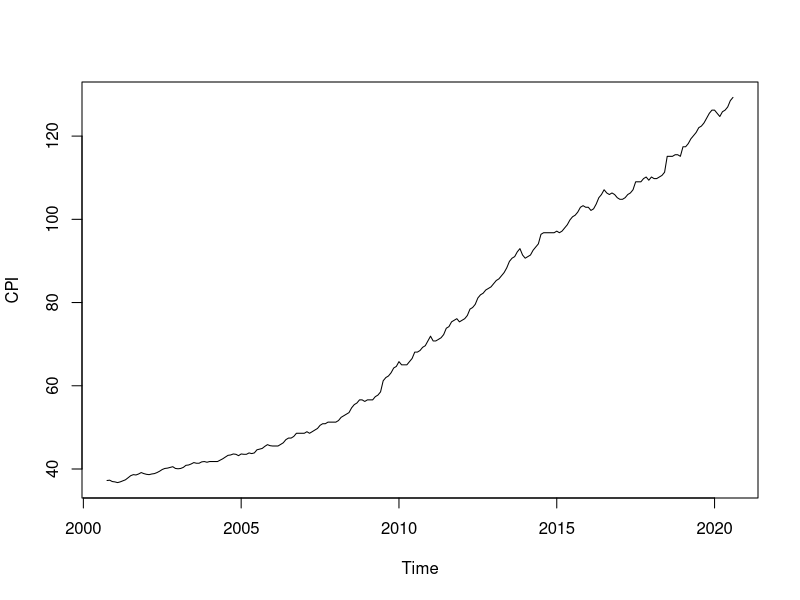
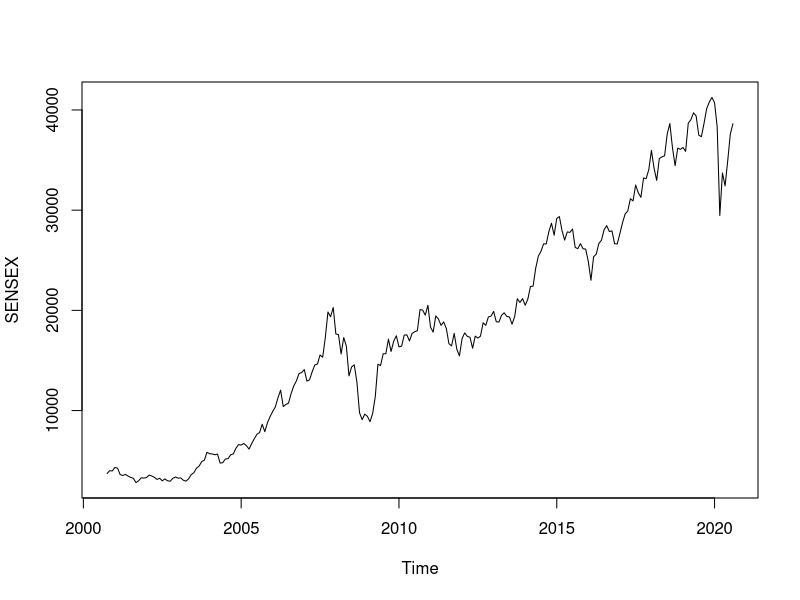
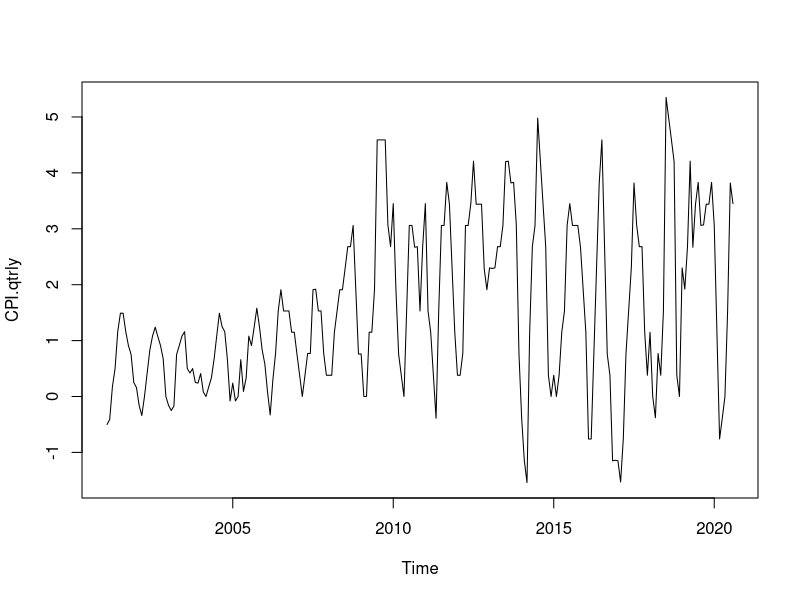
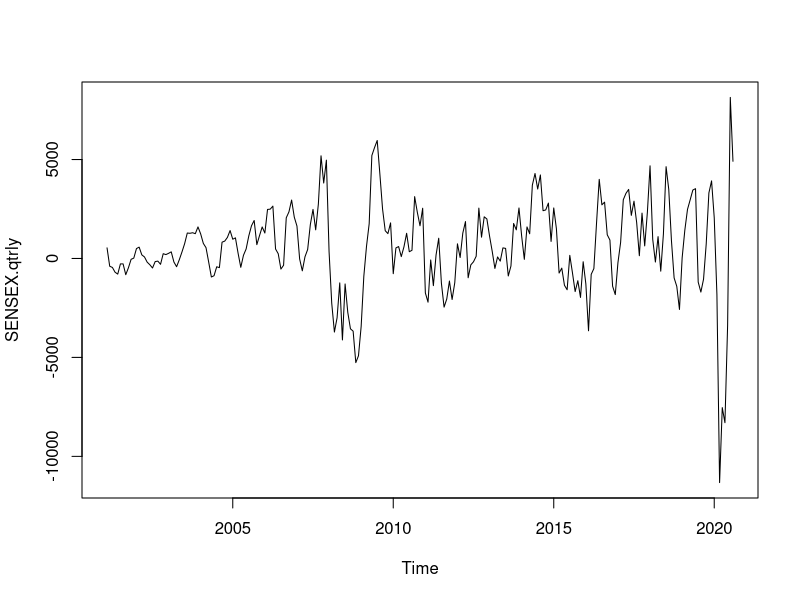
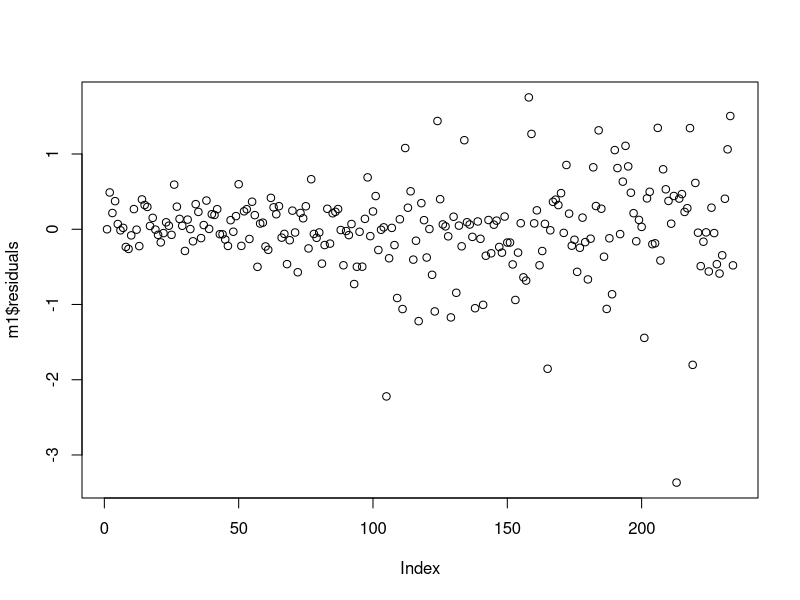
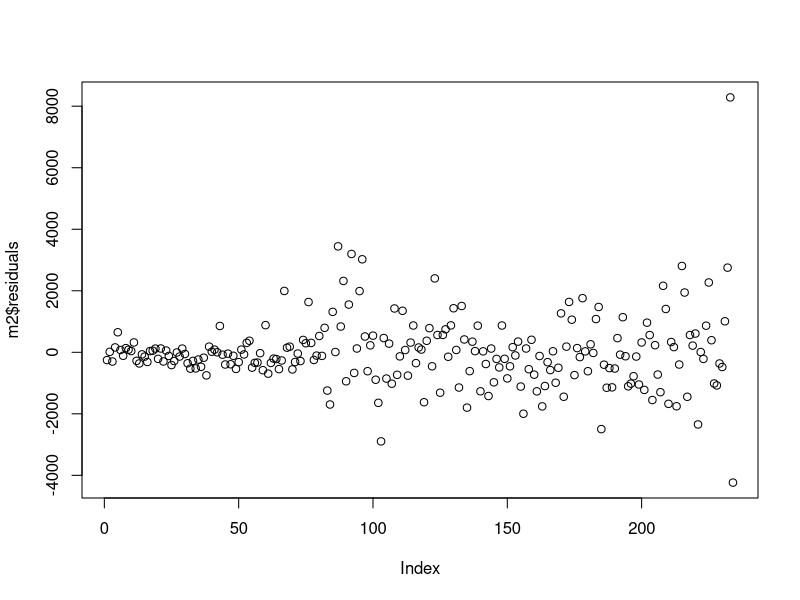
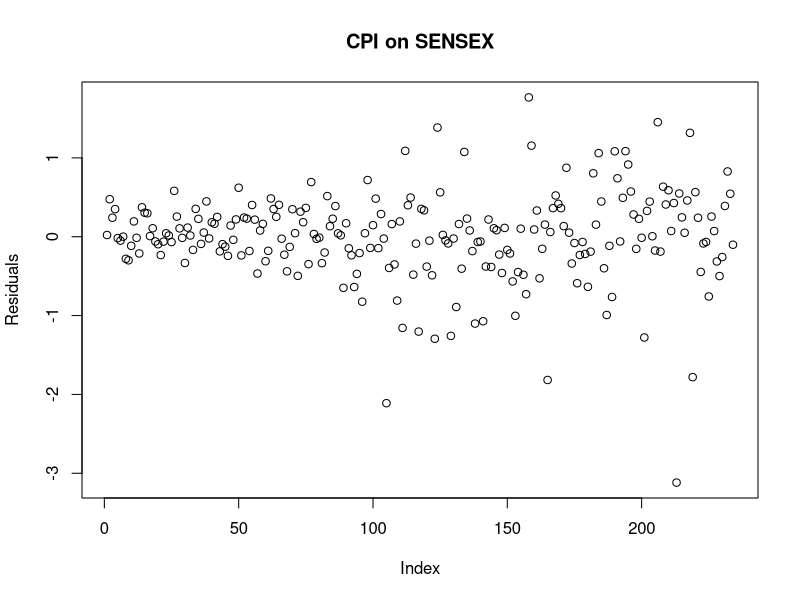
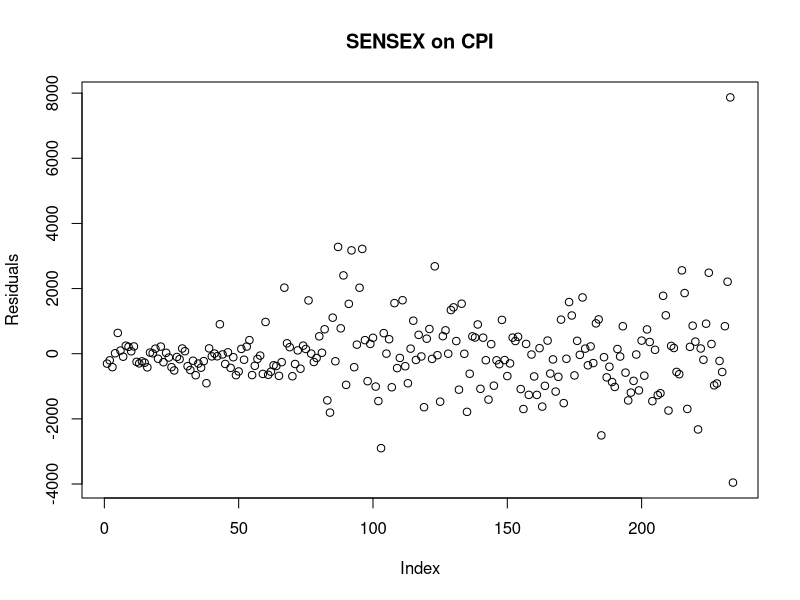

These charts were generated, in order, by the following R code:
## ---- chunk 1
dat.gold <- read.csv("GoldUP.csv")
CPI.dat <- dat.gold$CPI
SENSEX.dat <- dat.gold$Sensex

CPI.dat <- ts(CPI.dat, start = c(2000,10),  frequency = 12)
SENSEX.dat <- ts(SENSEX.dat, start = c(2000,10),  frequency = 12)
## ---- chunk 2
## CPI Data
summary(CPI.dat)

# SENSEX Data
summary(SENSEX.dat)
## ---- chunk 3

    library(tseries)


    # Test for Stationarity
    plot.ts(CPI.dat, ylab = "CPI")
    adf.test(CPI.dat)
## ---- chunk 4

    # Test for Stationarity
    plot.ts(SENSEX.dat, ylab = "SENSEX")
    adf.test(SENSEX.dat)
## ---- chunk 5
library(lmtest)

grangertest(CPI.dat, SENSEX.dat)
grangertest(SENSEX.dat, CPI.dat)
## ---- chunk 6

# For CPI
CPI.qtrly <- diff(CPI.dat, lag = 4)
plot.ts(CPI.qtrly)
adf.test(CPI.qtrly)

# For SENSEX
SENSEX.qtrly <- diff(SENSEX.dat, lag = 4)
plot.ts(SENSEX.qtrly)
adf.test(SENSEX.qtrly)
## ---- chunk 7

# Preparing the data
Y <- CPI.dat
X <- SENSEX.dat
# Computing Lags
Y.lag1 <- stats::lag(Y)
X.lag1 <- stats::lag(X)
Y.lag2 <- stats::lag(Y, k=2)
X.lag2 <- stats::lag(X, k=2)
Y.lag3 <- stats::lag(Y, k=3)
X.lag3 <- stats::lag(X, k=3)
Y.lag4 <- stats::lag(Y, k=4)
X.lag4 <- stats::lag(X, k=4)

# Fixing the lags
X <- X[1:(length(X)-5)]
X.lag1 <- X.lag1[2:(length(X.lag1)-4)]
X.lag2 <- X.lag2[3:(length(X.lag2)-3)]
X.lag3 <- X.lag3[4:(length(X.lag3)-2)]
X.lag4 <- X.lag4[5:(length(X.lag4)-1)]

Y <- Y[1:(length(Y)-5)]
Y.lag1 <- Y.lag1[2:(length(Y.lag1)-4)]
Y.lag2 <- Y.lag2[3:(length(Y.lag2)-3)]
Y.lag3 <- Y.lag3[4:(length(Y.lag3)-2)]
Y.lag4 <- Y.lag4[5:(length(Y.lag4)-1)]

## Direction 1 
m1 <- lm(Y~X+Y.lag1+Y.lag2+Y.lag3+Y.lag4)
summary(m1)

# Directrion 2
m2 <- lm(X~Y+X.lag1+X.lag2+X.lag3+X.lag4)
summary(m2)
## ---- chunk 8
# For Direction - 1
plot(m1$residuals)
adf.test(m1$residuals)

# For Direction - 2
plot(m2$residuals)
adf.test(m2$residuals)
## ---- chunk 9

## Direction 1 
m1 <- lm(Y~X+X.lag1+Y.lag1+Y.lag2+Y.lag3+Y.lag4)
summary(m1)

## Directrion 2
m2 <- lm(X~Y+Y.lag1+X.lag1+X.lag2+X.lag3+X.lag4)
summary(m2)


## ---- chunk 10

# For Direction - 1
plot(m1$residuals, ylab = "Residuals", main = "CPI on SENSEX")
adf.test(m1$residuals)

# For Direction - 2
plot(m2$residuals, ylab = "Residuals", main = "SENSEX on CPI")
adf.test(m2$residuals)
## ---- chunk 11
# Observing the data
plot(X,Y)
plot(X,Y.lag1)
plot(X,Y.lag2)
plot(X,Y.lag3)
plot(X,Y.lag4)
## ---- chunk 12
# Observing the data
plot(Y,X)
plot(Y,X.lag1)
plot(Y,X.lag2)
plot(Y,X.lag3)
plot(Y,X.lag4)
